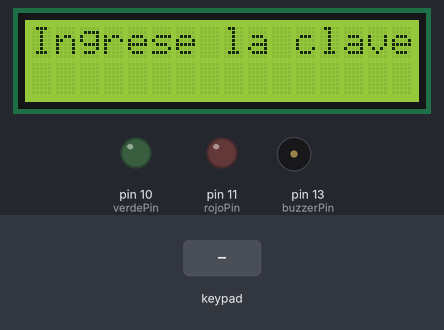
Recording of a sketch running on a simulated Arduino Uno, built with avr-gcc and run on an emulated ATmega328P. On the bench: 16×2 character LCD, output pins drawn as LEDs (lit = HIGH), buzzer (waves = sounding, pin HIGH). The test bench sets the inputs (shaded band). What the sketch prints to the serial monitor is not drawn.

Above: at 2.2 s.
2.3 s: keypad keys A B 4 3 pressed 0.4 s apart
At 4.2 s:
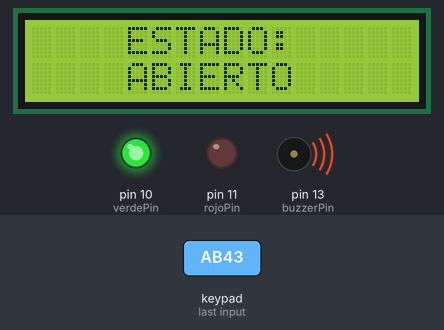
6.9 s: keypad keys C 1 3 4 pressed 0.4 s apart
At 9.0 s:
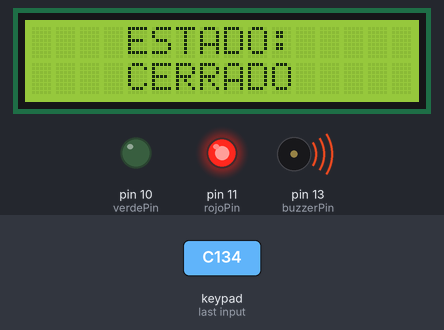
11.5 s: keypad keys 1 3 9 7 pressed 0.4 s apart
At 14.7 s:
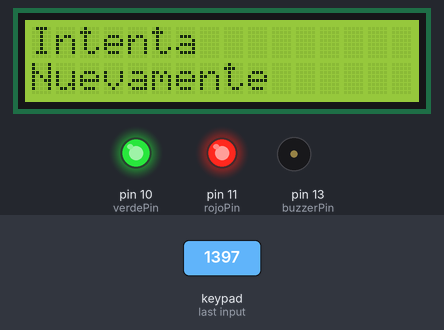
14.8 s: key '1' pressed
At 16.0 s:
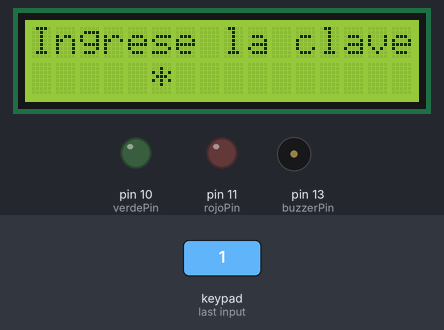
17.0 s: key '2' pressed
At 17.6 s:
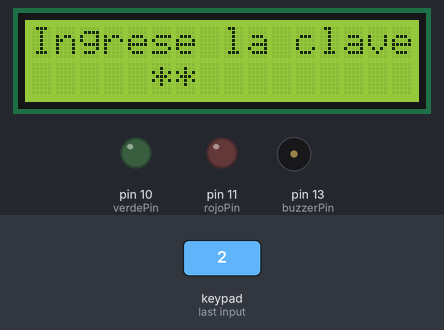
Timing chart, 0 to 19.5 s (numbered marks = the images above; inputs shaded):
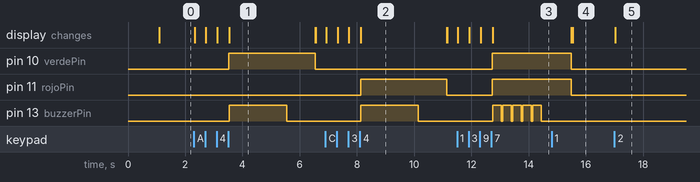

The sketch:

Modulo_Membrana_Led_RGB.ino
```cpp
//Librerías para usar el teclado y la pantalla LCD
#include <Keypad.h>
#include <LiquidCrystal_I2C.h>

int rojoPin = 11;       // El control del color Rojo por el pin 11
int verdePin = 10;  //El control del color Verde por el pin 10
int buzzerPin = 13;

LiquidCrystal_I2C lcd(0x27, 16, 2); //Crear el objeto lcd  dirección  0x27 y 16 columnas x 2 filas

//Declaración de variables para el control de Filas y Columnas de la matriz del teclado
const byte F = 4;
const byte C = 4;
//Declaración de valor de cada posición de la matriz 4x4
char keys [F][C] = {
  {'1', '2', '3', 'A'},
  {'4', '5', '6', 'B'},
  {'7', '8', '9', 'C'},
  {'*', '0', '#', 'D'}
};

//Declaración de que conexión se realizó entre la tarjeta UNO R3 y la matriz 4x4
byte pinesFilas[F] {9, 8, 7, 6};
byte pinesColumnas[C] {5, 4, 3, 2};

//teclado tendrá toda la información de pines y valores de la matriz 4X4
Keypad teclado = Keypad (makeKeymap(keys), pinesFilas, pinesColumnas, F, C);

//Variables para
char TECLA;
char CONTROL[5];
int con2 = 5;

//Variable que contara qué número de teclas fue presionado
byte INDICE = 0;

void setup() {
  Serial.begin(9600);
  pinMode(rojoPin, OUTPUT);          //Pin de salida 11
  pinMode(verdePin, OUTPUT);       //Pin de salida 10
  pinMode(buzzerPin,OUTPUT);
  lcd.init();
  lcd.backlight();                               //Encender la luz de fondo.
  lcd.setCursor(3,0);
  lcd.print("Control de");             // Escribimos el Mensaje en el LCD.
  lcd.setCursor(5,1);
  lcd.print("acceso");
  delay(1000);
  lcd.clear();                                     //limpiamos la pantalla para agregar nuevo mensaje
}

void loop() {
  TECLA = teclado.getKey();  //dígitos que se presionen en el teclado, serán guardados en la     //variable TECLADO

  lcd.setCursor(0, 0);                //colocamos el cursor en la posición columna, fila (0,0)
  lcd.print("Ingrese la clave");   //se visualiza el texto

  if (TECLA) {                      // Dependiendo la cantidad de Teclas presionadas se realizará un //conteo
    CONTROL[INDICE] = TECLA;  //que ayudará a limitar los caracteres requeridos
    INDICE++;                             //incremento de ese índice dependiendo las teclas presionadas
    lcd.setCursor(con2,1);
    lcd.print("*");
    con2++;
  }

  if (INDICE == 4) {            //Si el índice anteriormente incrementado llega a 4...
    lcd.clear();                     //limpia pantalla LCD
    if (!strcmp(CONTROL, "AB43")) {        //Si la combinación es AB43
      lcd.clear();
      setColor(0, 255, 0);                               //El LED RGB Brillará en color Verde
      lcd.setCursor(4, 0);
      lcd.print("ESTADO:");
      lcd.setCursor(4, 1);
      lcd.print("ABIERTO");
      digitalWrite(buzzerPin,HIGH);
      delay(2000);
      digitalWrite(buzzerPin,LOW);
      delay(1000);                                           //Instrucción que durará 1s (1000ms)
      INDICE = 0;                                                 //el indice se reiniciara
      con2=5;
      lcd.clear();
      Serial.println("VERDE");
      digitalWrite(rojoPin,LOW);
      digitalWrite(verdePin,LOW);

    } else if (!strcmp(CONTROL, "C134")) {   //Si la combinación es C134
      lcd.clear();
      setColor(255, 0, 0);
      lcd.setCursor(4, 0);
      lcd.print("ESTADO:");                                   //Brillará en color Rojo
      lcd.setCursor(4, 1);
      lcd.print("CERRADO");
      digitalWrite(buzzerPin,HIGH);
      delay(2000);
      digitalWrite(buzzerPin,LOW);
      delay(1000);                                                  //Instrucción que durará 1s (1000ms)
      INDICE = 0;                                                 //el indice se reiniciara
      con2=5;
      lcd.clear();
      Serial.println("ROJO");
      digitalWrite(rojoPin,LOW);
      digitalWrite(verdePin,LOW);
    }
    else {                                                      //Para todas las demás combinaciones de teclado
      lcd.clear();
      setColor(255, 255, 0);
      lcd.setCursor(0, 0);
      lcd.print("Intenta");                                 //pedirá que de nuevo se ingrese el código
      lcd.setCursor(0, 1);
      lcd.print("Nuevamente");
        for(int a=1; a<=5; a++){
          digitalWrite(buzzerPin,HIGH);
        delay(300);
        digitalWrite(buzzerPin,LOW);
        delay(50);
        }
        delay(1000);                                              //Instrucción que durará 1s (1000ms)
      INDICE = 0;                                                 //el indice se reiniciara
      con2=5;
      lcd.clear();
      digitalWrite(rojoPin,LOW);
      digitalWrite(verdePin,LOW);
    }
  }
}

//funcion para poder cambiar de color el led RGB dependiendo la combinación de dígitos en el //teclado
void setColor(int rojoValue, int verdeValue, int azulValue) {
  analogWrite(rojoPin, rojoValue);
  analogWrite(verdePin, verdeValue);
}
```

Measured:
- after the input at 2.3 s, pin 10 (verdePin): LOW → HIGH after 1.2 s, → LOW 3.0 s later; pin 13 (buzzerPin): LOW → HIGH after 1.2 s, → LOW 2.0 s later; the display: first changes at once (image 1 shows a later state)
- after the input at 6.9 s, pin 11 (rojoPin): LOW → HIGH after 1.2 s, → LOW 3.0 s later; pin 13 (buzzerPin): LOW → HIGH after 1.2 s, → LOW 2.0 s later; the display: first changes at once (image 2 shows a later state)
- after the input at 11.5 s, pin 10 (verdePin), pin 11 (rojoPin): LOW → HIGH after 1.2 s; pin 13 (buzzerPin): alternates HIGH for 0.30 s and LOW for 0.05 s, starting after 1.2 s; the display: first changes at once (image 3 shows a later state)
- after the input at 14.8 s, the display: first differs from a run without the input after 0.75 s (image 4)
- after the input at 17.0 s, the display: changes at once (image 5)
- what the display in image 1 shows lasts 3.0 s, from 3.5 s to 6.5 s
